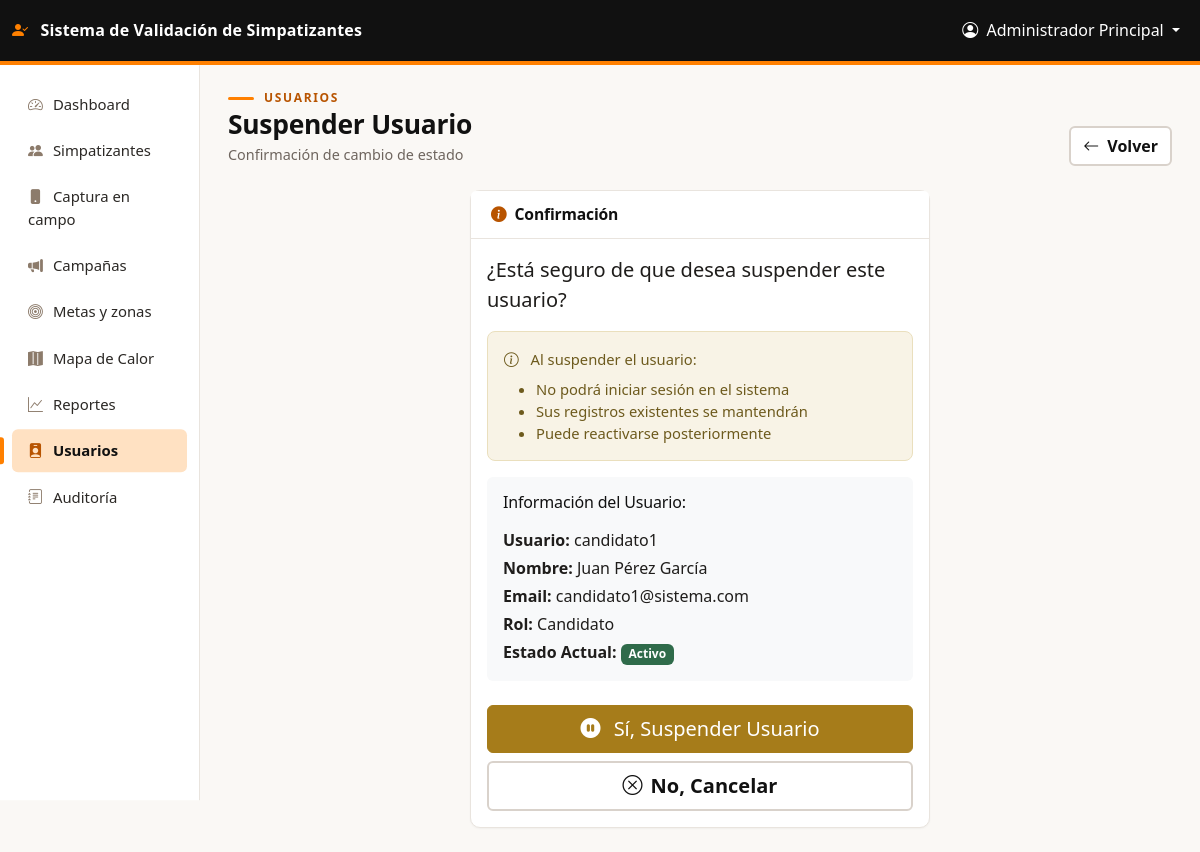
The app's page /public/usuarios/suspender.php?id=3 (signed in) with its own data.
### tables this page shows
CREATE TABLE IF NOT EXISTS usuarios (
    id INT AUTO_INCREMENT PRIMARY KEY,
    username VARCHAR(50) UNIQUE NOT NULL,
    email VARCHAR(100) UNIQUE NOT NULL,
    password VARCHAR(255) NOT NULL,
    nombre_completo VARCHAR(150) NOT NULL,
    rol ENUM('super_admin', 'admin', 'candidato', 'coordinador', 'capturista') NOT NULL DEFAULT 'capturista',
    activo TINYINT(1) DEFAULT 1,
    intentos_fallidos INT DEFAULT 0,
    bloqueado_hasta DATETIME NULL,
    whatsapp VARCHAR(20),
    twitter VARCHAR(100),
    instagram VARCHAR(100),
    facebook VARCHAR(100),
    youtube VARCHAR(100),
    tiktok VARCHAR(100),
    created_at TIMESTAMP DEFAULT CURRENT_TIMESTAMP,
    updated_at TIMESTAMP DEFAULT CURRENT_TIMESTAMP ON UPDATE CURRENT_TIMESTAMP,
    INDEX idx_rol (rol),
    INDEX idx_email (email),
    INDEX idx_activo (activo)
);

### config/Database.php (called while the page is built, shortened)
<?php
class Database {
    private static $instance = null;
    private $connection;
    private function __construct() {
        try {
            $dsn = "mysql:host=" . DB_HOST . ";dbname=" . DB_NAME . ";charset=" . DB_CHARSET;
            $options = [
                PDO::ATTR_ERRMODE => PDO::ERRMODE_EXCEPTION,
                PDO::ATTR_DEFAULT_FETCH_MODE => PDO::FETCH_ASSOC,
                PDO::ATTR_EMULATE_PREPARES => false,
                PDO::MYSQL_ATTR_INIT_COMMAND => "SET NAMES " . DB_CHARSET
            ];
            $this->connection = new PDO($dsn, DB_USER, DB_PASS, $options);
        } catch (PDOException $e) {
            error_log("Error de conexión a la base de datos: " . $e->getMessage());
            http_response_code(500);
            die("No fue posible conectar con la base de datos. Intente más tarde.");
        }
    }
    public static function getInstance() {
        if (self::$instance === null) {
            self::$instance = new self();
        }
        return self::$instance;
    }
    public function queryOne($sql, $params = []) {
        try {
            $stmt = $this->connection->prepare($sql);
            $stmt->execute($params);
            return $stmt->fetch();
        } catch (PDOException $e) {
            $this->registrarError($e, "queryOne");
            return false;
        }
    }
}

### app/controllers/UsuarioController.php (called while the page is built, shortened)
<?php
require_once __DIR__ . '/../../config/Database.php';
require_once __DIR__ . '/../models/Usuario.php';
require_once __DIR__ . '/AuthController.php';
class UsuarioController {
    private $model;
    public function __construct() {
        $this->model = new Usuario();
        $this->auth = new AuthController();
    }
    public function obtener($id) {
        return $this->model->obtenerPorId($id);
    }
}

### app/controllers/AuthController.php (called while the page is built, shortened)
<?php
require_once __DIR__ . '/../../config/Database.php';
require_once __DIR__ . '/../models/Usuario.php';
class AuthController {
    public function estaAutenticado() {
        return true;
    }
    public function tieneRol($roles) {
        return in_array($_SESSION['rol'], $roles);
    }
}

### app/models/Usuario.php (called while the page is built, shortened)
<?php
class Usuario {
    private $db;
    public function __construct() {
        $this->db = Database::getInstance();
    }
    public function obtenerPorId($id) {
        $sql = "SELECT * FROM usuarios WHERE id = ?";
        return $this->db->queryOne($sql, [$id]);
    }
}

### public/usuarios/suspender.php (the view, shortened to what this page needs)
<?php
require_once __DIR__ . '/../../config/Database.php';
require_once __DIR__ . '/../../app/controllers/AuthController.php';
require_once __DIR__ . '/../../app/controllers/UsuarioController.php';
$id = (int)$_GET['id'];
$controller = new UsuarioController();
$usuario = $controller->obtener($id);
include __DIR__ . '/../../app/views/layouts/header.php';
?>
<div class="container-fluid p-0">
    <div class="page-head">
        <div>
            <div class="eyebrow">Usuarios</div>
            <h1><?php echo $usuario['activo'] ? 'Suspender' : 'Activar'; ?> Usuario</h1>
            <div class="meta"><span>Confirmación de cambio de estado</span></div>
        </div>
        <a href="index.php" class="btn btn-soft"><i class="bi bi-arrow-left me-2"></i>Volver</a>
    </div>
    <div class="row justify-content-center">
        <div class="col-lg-6">
            <div class="card border-<?php echo $usuario['activo'] ? 'warning' : 'success'; ?> shadow-sm">
                <div class="card-header bg-<?php echo $usuario['activo'] ? 'warning' : 'success'; ?> text-white">
                    <h5 class="mb-0"><i class="bi bi-info-circle-fill me-2"></i>Confirmación</h5>
                </div>
                <div class="card-body">
                    <p class="lead">
                        ¿Está seguro de que desea <?php echo $usuario['activo'] ? 'suspender' : 'activar'; ?> este usuario?
                    </p>
                    <div class="alert alert-<?php echo $usuario['activo'] ? 'warning' : 'info'; ?>">
                        <i class="bi bi-info-circle me-2"></i>
                        <?php if ($usuario['activo']): ?>
                            Al suspender el usuario:
                            <ul class="mb-0 mt-2">
                                <li>No podrá iniciar sesión en el sistema</li>
                                <li>Sus registros existentes se mantendrán</li>
                                <li>Puede reactivarse posteriormente</li>
                            </ul>
                        <?php endif; ?>
                    </div>
                    <div class="bg-light p-3 rounded mb-4">
                        <h6 class="mb-3">Información del Usuario:</h6>
                        <p class="mb-1"><strong>Usuario:</strong> <?php echo htmlspecialchars($usuario['username']); ?></p>
                        <p class="mb-1"><strong>Nombre:</strong> <?php echo htmlspecialchars($usuario['nombre_completo']); ?></p>
                        <p class="mb-1"><strong>Email:</strong> <?php echo htmlspecialchars($usuario['email']); ?></p>
                        <p class="mb-1"><strong>Rol:</strong> <?php echo ucfirst(str_replace('_', ' ', $usuario['rol'])); ?></p>
                        <p class="mb-0">
                            <strong>Estado Actual:</strong>
                            <span class="badge bg-<?php echo $usuario['activo'] ? 'success' : 'secondary'; ?>">
                                <?php echo $usuario['activo'] ? 'Activo' : 'Suspendido'; ?>
                            </span>
                        </p>
                    </div>
                    <form method="POST" action="">
                        <div class="d-grid gap-2">
                            <button type="submit" class="btn btn-<?php echo $usuario['activo'] ? 'warning' : 'success'; ?> btn-lg">
                                <i class="bi bi-<?php echo $usuario['activo'] ? 'pause' : 'play'; ?>-circle-fill me-2"></i>
                                Sí, <?php echo $usuario['activo'] ? 'Suspender' : 'Activar'; ?> Usuario
                            </button>
                            <a href="<?php echo BASE_URL; ?>/public/usuarios/index.php" class="btn btn-soft btn-lg">
                                <i class="bi bi-x-circle me-2"></i>No, Cancelar
                            </a>
                        </div>
                    </form>
                </div>
            </div>
        </div>
    </div>
</div>
<?php include __DIR__ . '/../../app/views/layouts/footer.php'; ?>

### public/css/theme.css (style rules this page uses)
:root { --navy-900: #111111; --navy-800: #1b1b1b; --navy-700: #b85400; --navy-600: #e67300; --steel: #8c7b6b; --slate-700: #3a3633; --slate-500: #6e655e; --slate-300: #d9d2cb; --slate-200: #e9e4de; --slate-100: #f4f1ed; --paper: #faf8f5; --gold: #ff8000; --primary-color: var(--navy-700); --secondary-color: var(--navy-800); --primary-gradient: linear-gradient(180deg, var(--navy-700), var(--navy-800)); --bs-primary: #b85400; --bs-primary-rgb: 31, 58, 95; --bs-link-color: #b85400; --bs-link-hover-color: #111111; --bs-body-color: #1f1d1b; --bs-border-color: #e9e4de; }
body { background: var(--paper); color: #1f1d1b; font-feature-settings: "tnum"; -webkit-font-smoothing: antialiased; }
h1, h2, h3, h4, h5, h6 { color: var(--navy-900); letter-spacing: -.01em; }
:root { --nav-h: 72px; }
.card { border: 1px solid var(--slate-200) !important; border-radius: 10px; box-shadow: 0 1px 2px rgba(17,17,17,.04) !important; transition: none; }
.card-header { background: #fff !important; border-bottom: 1px solid var(--slate-200); padding: 14px 20px; }
.card-header h5 { font-size: .98rem; font-weight: 600; }
.card-header h5 i { color: var(--steel); }
.btn { border-radius: 6px; font-weight: 500; }
.page-head { display: flex; flex-wrap: wrap; align-items: flex-end; justify-content: space-between; gap: 16px; margin-bottom: 24px; }
.page-head .eyebrow { font-size: .75rem; text-transform: uppercase; letter-spacing: .14em; color: var(--gold); font-weight: 700; }
.page-head h1 { font-size: 1.65rem; font-weight: 700; margin: 2px 0 4px; }
.page-head .meta { color: var(--slate-500); font-size: .9rem; display: flex; flex-wrap: wrap; gap: 6px 18px; }
.btn-soft { background: #fff; border: 1px solid var(--slate-300); color: var(--navy-800); }
.alert { border-radius: 8px; border-width: 1px; font-size: .92rem; }
.alert-warning { background: #f8f3e6; border-color: #eadfbd; color: #6d5a1d; }
.btn-warning { background: #a67c1a; border-color: #a67c1a; color: #fff; }
.badge.bg-success { background-color: #2f6b4a !important; }
:root { --brand: #ff8000; --brand-hover: #e67300; --brand-text: #b85400; --brand-tint: #fff0e0; --brand-tint-2: #ffe1c2; --ink: #111111; }
body { background: var(--paper); color: #1f1d1b; }
a { color: var(--brand-text); }
.page-head .eyebrow { color: var(--brand-text); }
.page-head .eyebrow::before { content: ""; display: inline-block; width: 26px; height: 3px; background: var(--brand); border-radius: 2px; vertical-align: middle; margin-right: 10px; }
h1, h2, h3, h4, h5, h6 { color: #111111; }
.btn-soft { background: #fff; border: 2px solid #d9d2cb; color: #111; font-weight: 600; }
.card { border-color: #e9e4de !important; }
.card-header h5 i { color: var(--brand-text); }

### records on screen
usuarios: username "candidato1", nombre_completo "Juan Pérez García", email "candidato1@sistema.com", rol "Candidato"

### other values on screen
APP_NAME "Sistema de Validación de Simpatizantes"
$_SESSION['nombre_completo'] "Administrador Principal"
